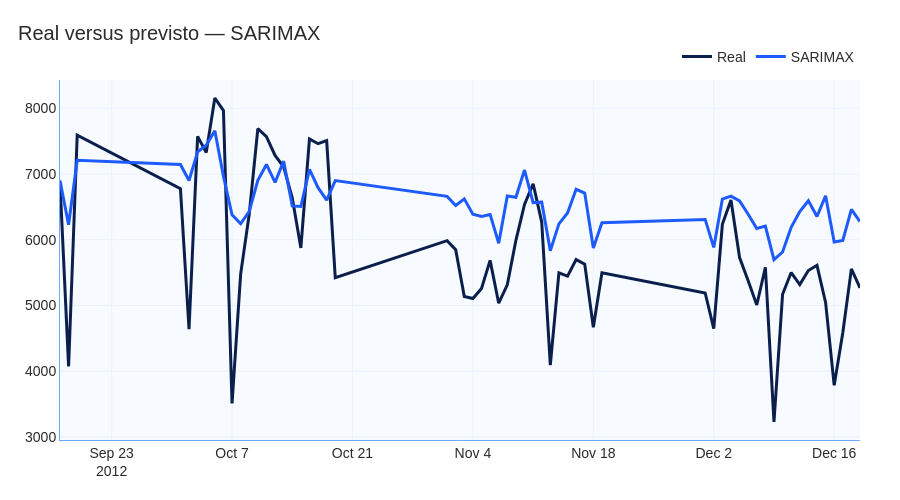

Notebook source saved alongside this figure:
### Markdown cell above
### 07.09 Visualizar real versus SARIMAX

### Code cell
fig = go.Figure()

fig.add_trace(
    go.Scatter(
        x=teste_resultado["data_hora"],
        y=teste_resultado["demanda"],
        mode="lines",
        name="Real",
        line=dict(color=CORES["azul_escuro"], width=3)
    )
)

fig.add_trace(
    go.Scatter(
        x=teste_resultado["data_hora"],
        y=teste_resultado["previsao_sarimax"],
        mode="lines",
        name="SARIMAX",
        line=dict(color=CORES["azul_principal"], width=3)
    )
)

fig = aplicar_layout_padrao(
    fig,
    titulo="Real versus previsto — SARIMAX",
    altura=500
)

fig.show()
